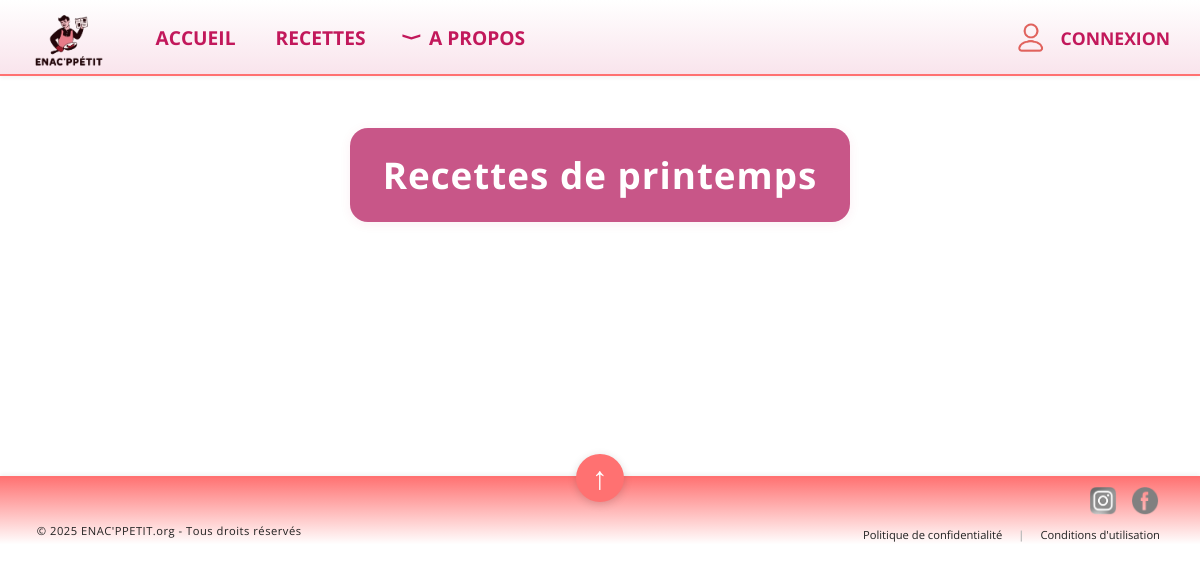
The page /printemps on the database as committed earlier.
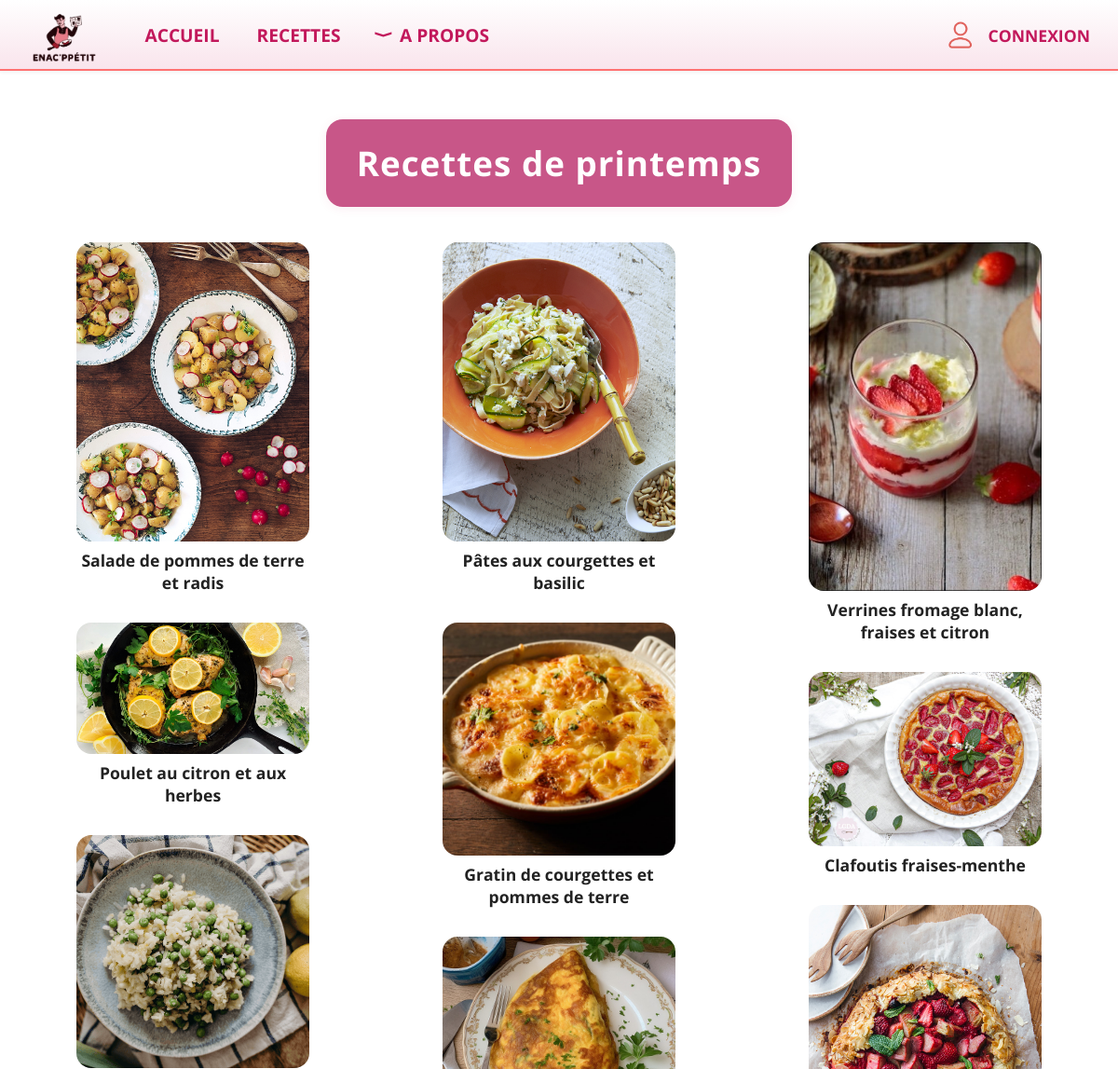
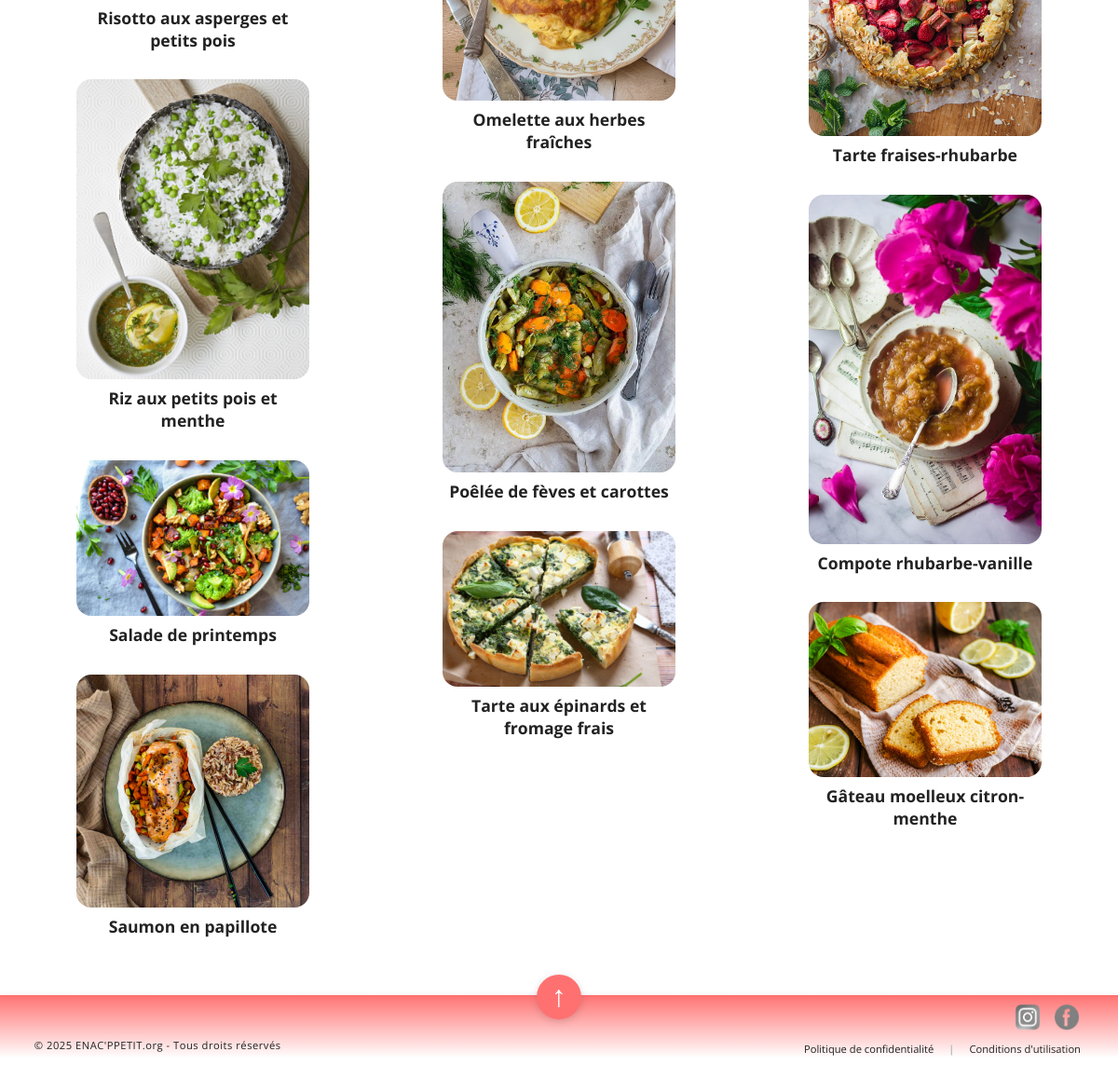
The same page on the database as committed later (2 pictures, top to bottom).
### tables this page shows
CREATE TABLE Recette (
    Recette_id INTEGER PRIMARY KEY,
    Title TEXT,
    Preptime INTEGER,
    Cooktime INTEGER,
    Category TEXT,
    Saison TEXT,
    Description TEXT,
    Servings INTEGER,
    Image TEXT
);

### app.py (the view)
@app.route('/printemps')
def printemps():
    conn = sqlite3.connect('BDD.db')
    conn.row_factory = sqlite3.Row
    plats = conn.execute("SELECT * FROM Recette WHERE saison = 'Printemps' AND category = 'Plat'").fetchall()
    desserts = conn.execute("SELECT * FROM Recette WHERE saison = 'Printemps' AND category = 'Dessert'").fetchall()
    conn.close()
    return render_template('printemps.html', plats=plats, desserts=desserts)

### templates/printemps.html (shortened to what this page needs)
{% extends "base.html" %}
{% block content %}
<div class="titre-saison">
    <h1>Recettes de printemps</h1>
</div>
<div class="recettes-grid">
    {% set titres_vus = [] %}
    {% for plat in plats %}
        {% if plat['Title'] not in titres_vus %}
            <div class="encadre-nom-recette">
                {% if plat['image'] %}
                    <div class="photo-recette">
                        <a href="{{ url_for('recette', recette_id=plat['Recette_id']) }}">
                            <img src="{{ url_for('static', filename=plat['image']) }}" alt="Image de {{ plat['Title'] }}">
                        </a>
                        <div class="titre-image-recette">
                            <a href="{{ url_for('recette', recette_id=plat['Recette_id']) }}" class="lien-recette-nom">
                                {{ plat['Title'] }}
                            </a>
                        </div>
                    </div>
                {% endif %}
            </div>
            {% set _ = titres_vus.append(plat['Title']) %}
        {% endif %}
    {% endfor %}
    {% for dessert in desserts %}
        {% if dessert['Title'] not in titres_vus %}
            <div class="encadre-nom-recette">
                {% if dessert['image'] %}
                    <div class="photo-recette">
                        <a href="{{ url_for('recette', recette_id=dessert['Recette_id']) }}">
                            <img src="{{ url_for('static', filename=dessert['image']) }}" alt="Image de {{ dessert['Title'] }}">
                        </a>
                        <div class="titre-image-recette">
                            <a href="{{ url_for('recette', recette_id=dessert['Recette_id']) }}" class="lien-recette-nom">
                                {{ dessert['Title'] }}
                            </a>
                        </div>
                    </div>
                {% endif %}
            </div>
            {% set _ = titres_vus.append(dessert['Title']) %}
        {% endif %}
    {% endfor %}
</div>
{% endblock %}

### templates/base.html (shortened to what this page needs)
<!DOCTYPE html>
<html lang="fr">
<head>
    <link rel="stylesheet" href="{{ url_for('static', filename='style.css') }}">
</head>
<body>
    <div class="top-bar">
        <img src="{{ url_for('static', filename='enacppetit.png') }}" alt="Logo ENAC'ppetit">
        <nav>
            <ul class="nav-links">
                <li><a href="{{ url_for('accueil') }}">ACCUEIL</a></li>
                <li><a href="{{ url_for('recettes') }}">RECETTES</a></li>
                <li class="nav-dropdown">
                    <span class="apropos-link">
                        <span class="apropos-arrow" style="font-size:1em; margin-right:10px; display:inline-block; transform:rotate(270deg);">⟨</span>
                        A PROPOS
                    </span>
                </li>
            </ul>
        </nav>
            {% if session.get('username') %}
        <a href="{{ url_for('profil') }}" style="margin-left:auto; margin-right:30px; color:#c2185b; font-weight:bold; font-size:1.1em; text-decoration:none; display:flex; align-items:center; font-family:'Open Sans',Arial,sans-serif;">
            <img src="{{ url_for('static', filename='logoconnexion.png') }}" alt="Logo Utilisateur" style="height:0.9cm; margin-right:8px;">
            {{ session['username'] }}
        </a>
    {% else %}
        <a href="{{ url_for('login') }}" style="margin-left:auto; margin-right:30px; color:#c2185b; font-weight:bold; font-size:1.1em; text-decoration:none; display:flex; align-items:center; font-family:'Open Sans',Arial,sans-serif;">
            <img src="{{ url_for('static', filename='logoconnexion.png') }}" alt="Logo Connexion" style="height:0.9cm; margin-right:8px;">
            CONNEXION
        </a>
    {% endif %}
    </div>
    <div class="content">
        {% block content %}{% endblock %}
    </div>
    <div class="bottom-bar">
    <span class="footer-left">&nbsp;&nbsp;© 2025 ENAC'PPETIT.org - Tous droits réservés</span>
    <button class="scroll-top-btn" onclick="window.scrollTo({top: 0, behavior: 'smooth'});">
        &#8593;
    </button>
    <div class="footer-social">
    <div class="social-logos">
        <a href="https://www.instagram.com/enacppetit?igsh=MTFtcmJqcXhuZGltNg%3D%3D&utm_source=qr" target="_blank">
            <img src="{{ url_for('static', filename='insta.png') }}" alt="Instagram" class="social-icon">
        </a>
        <a href="https://www.facebook.com/profile.php?id=61577273121264" target="_blank">
            <img src="{{ url_for('static', filename='facebook.png') }}" alt="Facebook" class="social-icon">
        </a>
    </div>
    <div class="footer-links-row">
        <a href="{{ url_for('politique') }}">Politique de confidentialité</a>
        <span class="footer-sep">|</span>
        <a href="{{ url_for('conditions') }}">Conditions d'utilisation</a>
    </div>
</div>
</body>
</html>

### static/style.css (style rules this page uses)
body { overflow-x: hidden; background: #fff; margin: 0; padding: 0; font-family: 'Open Sans', Arial, sans-serif; }
html { box-sizing: border-box; width: 100vw; overflow-x: hidden; }
*, *::before, *::after { box-sizing: inherit; }
.top-bar { position: fixed; top: 0; left: 0; width: 100%; height: 2cm; background: linear-gradient( to bottom, #ffffff 0%, #f9e4ec calc(100% - 0.05cm), #ff7171 calc(100% - 0.05cm), #ff7171 100% ); z-index: 1000; display: flex; align-items: center; box-shadow: 0 2px 4px rgba(0,0,0,0.05); }
.top-bar img { height: 1.6cm; margin-left: 20px; }
.top-bar img[alt="Logo ENAC'ppetit"] { margin-right: 40px; }
.nav-links { display: flex; gap: 40px; margin-left: 40px; font-size: 1.2em; }
.nav-links a { color: #c2185b; text-decoration: none; font-weight: bold; transition: color 0.2s; font-family: 'Open Sans', Arial, sans-serif; }
.content { margin-top: 2cm; padding: 20px; font-family: 'Open Sans', Arial, sans-serif; }
.bottom-bar { position: relative; display: flex; align-items: flex-end; justify-content: space-between; width: 100%; height: 2cm; background: linear-gradient( to top, #ffffff 0.2cm, #ff7171 2cm ); box-shadow: 0 -2px 4px rgba(0,0,0,0.05); padding: 0 20px 10px 20px; border-top: 2px solid #ff7171; }
.scroll-top-btn { position: absolute; left: 50%; transform: translateX(-50%); top: -24px; background: #ff7171; color: rgb(255, 255, 255); border: none; border-radius: 50%; width: 48px; height: 48px; font-size: 2rem; display: flex; align-items: center; justify-content: center; box-shadow: 0 2px 8px rgba(0,0,0,0.15); cursor: pointer; transition: background 0.2s; z-index: 2; }
.footer-social { display: flex; align-items: flex-end; gap: 18px; margin-left: 10px; margin-right: 20px; }
.social-icon { width: 30px ; height: 30px ; object-fit: contain; filter: grayscale(1); transition: filter 0.2s; }
.footer-left { color: #222; font-size: 0.7em; align-self: flex-end; margin-left: 10px; margin-bottom: 4px; letter-spacing: 0.5px; }
.footer-social { display: flex; flex-direction: column; align-items: flex-end; gap: 4px; }
.social-logos { display: flex; gap: 12px; margin-bottom: 2px; }
.footer-links-row { display: flex; gap: 16px; font-size: 0.7em; }
.footer-links-row a { color: #222; text-decoration: none; transition: color 0.2s; }
.footer-sep { color: #bbb; font-weight: bold; }
.lien-recette-nom, .lien-apropos { color: #222 !important; text-decoration: none !important; }
.nav-links { display: flex; align-items: center; gap: 40px; margin-left: 40px; font-size: 1.2em; list-style: none; padding: 0; margin: 0; }
.nav-links li { position: relative; display: flex; align-items: center; }
.apropos-link { cursor: pointer; display: flex; align-items: center; color: #c2185b; font-weight: bold; font-family: 'Open Sans', Arial, sans-serif; gap: 6px; }
.apropos-arrow { font-size: 1.2em; margin-right: 4px; transition: transform 0.2s; }
.apropos-arrow { font-size: 1em; margin-right: 10px; display: inline-block; transition: transform 0.2s; transform: rotate(270deg); }
.encadre-nom-recette { background: none; border: none; border-radius: 0; padding: 0 0 12px 0; font-size: 1.1em; font-weight: bold; margin: 0 0 0.5cm 0; box-sizing: border-box; width: 100%; break-inside: avoid; }
.recettes-grid { column-count: 3; column-gap: 0.5cm; width: 100%; max-width: 1200px; margin: 30px auto; padding: 0; display: block; }
.photo-recette img { width: 100%; max-width: 250px; height: auto; display: block; margin: 0 auto; border-radius: 16px; }
.titre-image-recette { max-width: 250px; margin: 8px auto 0 auto; text-align: center; font-size: 1em; font-weight: bold; white-space: normal; overflow: visible; text-overflow: unset; word-break: break-word; }
.titre-saison { background: #c85688; border-radius: 18px; padding: 22px 0; margin: 32px auto 38px auto; max-width: 500px; text-align: center; box-shadow: 0 2px 12px rgba(200, 24, 91, 0.07); }
.titre-saison h1 { color: #fff; margin: 0; font-size: 2.3em; letter-spacing: 1px; font-weight: bold; }

Rows that differ between the two databases and show on the page:
added Recette: Image+Title (picture), Title "Salade de pommes de terre et radis", shown under "Recettes de printemps"
added Recette: Image+Title (picture), Title "Poulet au citron et aux herbes", shown under "Recettes de printemps"
added Recette: Image+Title (picture), Title "Risotto aux asperges et petits pois", shown under "Recettes de printemps"
added Recette: Image+Title (picture), Title "Riz aux petits pois et menthe", shown under "Recettes de printemps"
added Recette: Image+Title (picture), Title "Salade de printemps", shown under "Recettes de printemps"
added Recette: Image+Title (picture), Title "Saumon en papillote", shown under "Recettes de printemps"
added Recette: Image+Title (picture), Title "Pâtes aux courgettes et basilic", shown under "Recettes de printemps"
added Recette: Image+Title (picture), Title "Gratin de courgettes et pommes de terre", shown under "Recettes de printemps"
added Recette: Image+Title (picture), Title "Omelette aux herbes fraîches", shown under "Recettes de printemps"
added Recette: Image+Title (picture), Title "Poêlée de fèves et carottes", shown under "Recettes de printemps"
added Recette: Image+Title (picture), Title "Tarte aux épinards et fromage frais", shown under "Recettes de printemps"
added Recette: Image+Title (picture), Title "Verrines fromage blanc, fraises et citron"
added Recette: Image+Title (picture), Title "Clafoutis fraises-menthe"
added Recette: Image+Title (picture), Title "Tarte fraises-rhubarbe"
added Recette: Image+Title (picture), Title "Compote rhubarbe-vanille"
added Recette: Image+Title (picture), Title "Gâteau moelleux citron-menthe"
